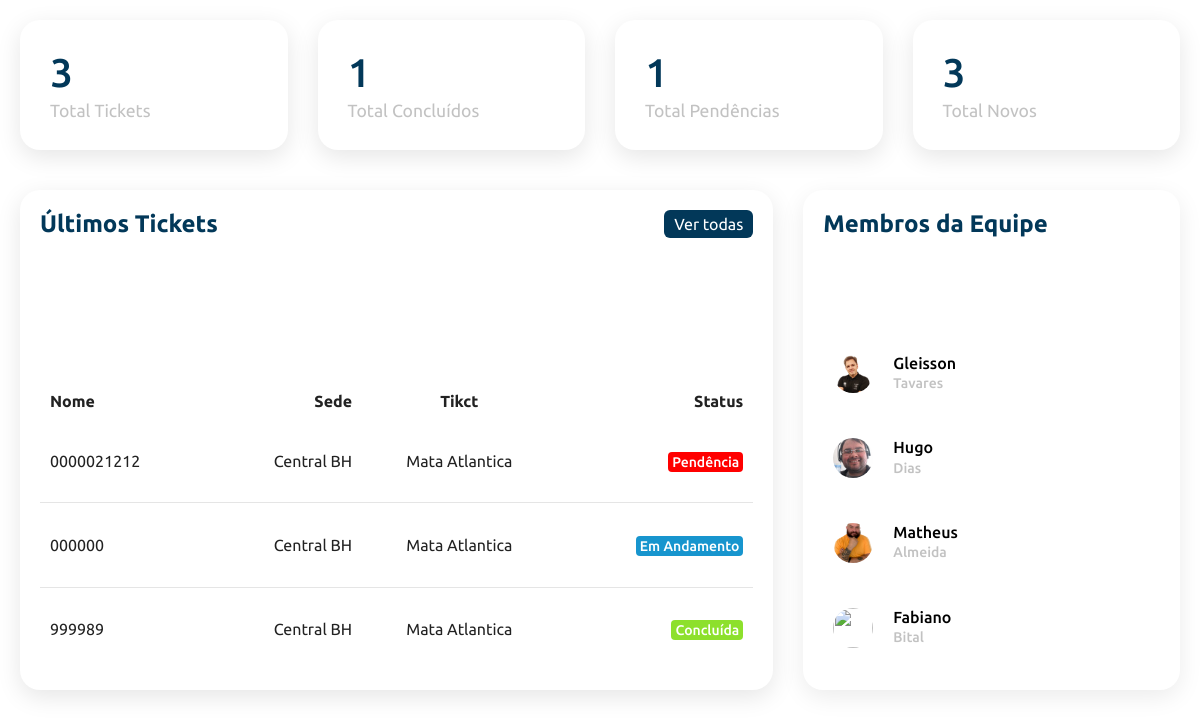
Screenshot of /content/homeEmprei.php (signed in) with the database file from the repository.
### tables this page shows
CREATE TABLE OrdensDeServico (
    idOS INT PRIMARY KEY NOT NULL AUTO_INCREMENT,
    titulo varchar(100) NOT NULL,
    descricao TEXT NOT NULL,
    path_ LONGBLOB NULL,
    justificativa TEXT NULL,
    dataAbertura DATETIME DEFAULT CURRENT_TIMESTAMP NOT NULL,
    dataFechamento DATE NULL,
    idStatus INT NOT NULL DEFAULT 2,
    idAssunto INT NOT NULL,
    idEmpreiteira INT NOT NULL,
    idSede INT NOT NULL,
    FOREIGN KEY (idEmpreiteira) REFERENCES Empreiteiras(idEmpreiteira) ON DELETE CASCADE ON UPDATE CASCADE,
    FOREIGN KEY (idSede) REFERENCES Sedes(idSede) ON DELETE CASCADE ON UPDATE CASCADE,
    FOREIGN KEY (idStatus) REFERENCES StatusOs(idStatus) ON DELETE CASCADE ON UPDATE CASCADE,
    FOREIGN KEY (idAssunto) REFERENCES AssuntoOS(idAssunto) ON DELETE CASCADE ON UPDATE CASCADE
);

CREATE TABLE Sedes (
    idSede INT PRIMARY KEY NOT NULL AUTO_INCREMENT,
    nome VARCHAR(100) NOT NULL,
    endereco VARCHAR(255) NOT NULL,
    telefone VARCHAR(20) NOT NULL
);

CREATE TABLE Empreiteiras (
    idEmpreiteira INT PRIMARY KEY NOT NULL AUTO_INCREMENT,
    nome VARCHAR(100) NOT NULL,
    endereco VARCHAR(255) NOT NULL,
    telefone VARCHAR(20) NOT NULL
);

CREATE TABLE StatusOs (
    idStatus INT PRIMARY KEY NOT NULL AUTO_INCREMENT,
    nameStatus VARCHAR(20) NOT NULL
);

### content/homeEmprei.php (the view, shortened to what this page needs)
<!DOCTYPE html>
<html lang="en">
<head>
    <link rel="stylesheet" href="../css/style0.css">
</head>
<body>
       <div class="cardBox">
            <div class="card">
                <div>
                    <div class="numbers">
                    <?php
                            include_once('conexao.php');
                            $result = mysqli_query($conn, "SELECT COUNT(*) as total FROM OrdensDeServico WHERE OrdensDeServico.idEmpreiteira = " . $_SESSION['ID_EMPREI']);
                            $row = mysqli_fetch_assoc($result);
                            $count = $row['total'];
                            echo $count;
                    ?>
                    </div>
                    <div class="cardName">Total Tickets</div>
                </div>
            </div>
            <div class="card">
                <div>
                    <div class="numbers">
                    <?php
                            include_once('conexao.php');
                            $result = mysqli_query($conn,"SELECT COUNT(*) as total from OrdensDeServico where idStatus = 1 AND OrdensDeServico.idEmpreiteira = " . $_SESSION['ID_EMPREI']);
                            $row = mysqli_fetch_assoc($result);
                            $count = $row['total'];
                            echo $count;
                    ?>
                    </div>
                    <div class="cardName">Total Concluídos</div>
                </div>
            </div>
            <div class="card">
                <div>
                    <div class="numbers">
                    <?php
                            include_once('conexao.php');
                            $result = mysqli_query($conn,"SELECT COUNT(*) as total from OrdensDeServico where idStatus = 3 AND OrdensDeServico.idEmpreiteira = " . $_SESSION['ID_EMPREI']);
                            $row = mysqli_fetch_assoc($result);
                            $count = $row['total'];
                            echo $count;
                    ?>
                    </div>
                    <div class="cardName">Total Pendências</div>
                </div>
            </div>
            <div class="card">
                <div>
                    <div class="numbers">
                    <?php
                        include_once('conexao.php');
                        $result = mysqli_query($conn, "SELECT COUNT(*) as total FROM OrdensDeServico WHERE DATE(dataAbertura) =  CURDATE() AND OrdensDeServico.idEmpreiteira = " . $_SESSION['ID_EMPREI']);
                        $row = mysqli_fetch_assoc($result);
                        $count = $row['total'];
                        echo $count;
                    ?>
                    </div>
                    <div class="cardName">Total Novos</div>
                </div>
            </div>
        </div>
    <div class="details">
        <div class="recentOs">
            <div class="cardHeard">
                <h2>Últimos Tickets</h2>
                <a href="consulta.php" target="screen" class="btn">Ver todas</a>
            </div>
            <table>
                <thead>
                    <td>Nome</td>
                    <td>Sede</td>
                    <td>Tikct</td>
                    <td>Status</td>
                </thead>
                <tbody>
                <?php
include_once('conexao.php');
$sql = "SELECT OS.titulo, Sedes.nome AS nomeSede, Empreiteiras.nome AS nomeEmpreiteira, StatusOs.nameStatus AS status
        FROM OrdensDeServico AS OS
        INNER JOIN Empreiteiras ON OS.idEmpreiteira = Empreiteiras.idEmpreiteira
        INNER JOIN Sedes ON OS.idSede = Sedes.idSede
        INNER JOIN StatusOs ON OS.idStatus = StatusOs.idStatus
        WHERE OS.idEmpreiteira = " . $_SESSION['ID_EMPREI'] . "
        ORDER BY OS.dataAbertura DESC
        LIMIT 5";
$result = $conn->query($sql);
if ($result->num_rows > 0) {
    while ($row = $result->fetch_assoc()) {
        $statusClass = ($row['status'] == 'Concluída') ? 'delivered' : (($row['status'] == 'Em Andamento') ? 'send' :  (($row['status'] == 'Reenviada') ? 'resend' : 'pending'));
        echo "
            <tr>
                <td>" . $row["titulo"] . "</td>
                <td>" . $row["nomeSede"] . "</td>
                <td>" . $row["nomeEmpreiteira"] . "</td>
                <td><span class=\"status $statusClass\">" . $row['status'] . "</span></td>
            </tr>
        ";
    }
} else {
    echo "<tr><td colspan='4'>Nenhum resultado encontrado</td></tr>";
}
?>
                </tbody>
            </table>
        </div>
        <div class="teamMenbers">
            <div class="cardHeard">
                <h2>Membros da Equipe</h2>
            </div>
            <table>
                <tr>
                    <td width="60px">
                        <div class="imgBx"><img src="../imgs/profile02.jpg" alt=""></div>
                    </td>
                    <td>
                        <h4>Gleisson <br> <span>Tavares</span></h4>
                    </td>
                </tr>
                <tr>
                    <td width="60px">
                        <div class="imgBx"><img src="../imgs/profile01.jpg" alt=""></div>
                    </td>
                    <td>
                        <h4>Hugo <br> <span>Dias</span></h4>
                    </td>
                </tr>
                <tr>
                    <td width="60px">
                        <div class="imgBx"><img src="../imgs/profile03.svg" alt=""></div>
                    </td>
                    <td>
                        <h4>Matheus <br> <span>Almeida</span></h4>
                    </td>
                </tr>
                <tr>
                    <td width="60px">
                        <div class="imgBx"><img src="../imgs/profile04.jpg" alt=""></div>
                    </td>
                    <td>
                        <h4>Fabiano <br> <span>Bital</span></h4>
                    </td>
                </tr>
            </table>
        </div>
    </div>
</body>
</html>

### css/style0.css (style rules this page uses)
* { font-family: 'Ubuntu', sans-serif; margin: 0; padding: 0; box-sizing: border-box; }
:root { --blue: #023859; --white: #fff; --gray: #f5f5f5; --black1: #222; --black2: #9999; --yellow: #F2CB05; }
body { min-height:100vh; overflow-x: hidden; }
.cardBox { position: relative; width: 100%; padding: 20px; display: grid; grid-template-columns: repeat(4,1fr); grid-gap: 30px; }
.cardBox .card { position: relative; background: var(--white); padding: 30px; border-radius: 20px; display: flex; justify-content: space-between; box-shadow: 0 7px 25px rgba(0, 0, 0, 0.10); }
.cardBox, .card { cursor: auto !important; }
.cardBox .card .numbers { position: relative; font-weight: 500; font-size: 2.5rem; color: var(--blue); }
.cardBox .card .cardName { color: var(--black2); font-size: 1.1rem; margin-top: 5px; }
.details { position: relative; width: 100%; padding: 20px; display: grid; grid-template-columns: 2fr 1fr; grid-gap: 30px; }
.details .recentOs { position: relative; display: grid; min-height: 500px; background: var(--white); padding: 20px; box-shadow: 0 7px 25px rgba(0, 0, 0, 0.10); border-radius: 20px; }
.details .cardHeard { display: flex; justify-content: space-between; align-self: flex-start; }
.cardHeard h2 { font-weight: 600; color: var(--blue); }
.cardHeard .btn { position: relative; padding: 5px 10px; text-decoration: none; color: var(--white); background: var(--blue); border-radius: 6px; }
.details table { width: 100%; border-collapse: collapse; margin-top: 10px; }
.details table thead td { font-weight: 600; }
.details .recentOs table tr { color: var(--black1) ; border-bottom: 1px solid rgba(0, 0, 0, 0.1); }
.details .recentOs table tr:last-child { border-bottom: none; }
.details .recentOs table tr td { padding: 10px; }
.details .recentOs table tr td:last-child { text-align: end; }
.details .recentOs table tr td:nth-child(2) { text-align: end; }
.details .recentOs table tr td:nth-child(3) { text-align: center; }
.status.send { padding: 2px 4px; background: #1795ce; color: var(--white); border-radius: 4px; font-size: 14px; font-weight: 500; }
.status.delivered { padding: 2px 4px; background: #8de02c; color: var(--white); border-radius: 4px; font-size: 14px; font-weight: 500; }
.status.pending { padding: 2px 4px; background: #f00; color: var(--white); border-radius: 4px; font-size: 14px; font-weight: 500; }
.teamMenbers { position: relative; display: grid; min-height: 500px; padding: 20px; box-shadow: 0 7px 25px rgba(0, 0, 0, 0.08); border-radius: 20px; }
.teamMenbers .imgBx { position: relative; width: 40px; height: 40px; border-radius: 50px; overflow: hidden; }
.teamMenbers .imgBx img { position: absolute; top: 0; left: 0; width: 100%; height: 100%; object-fit: cover; }
.teamMenbers table tr td { padding: 12px 10px; }
.teamMenbers table tr h4 { font-size: 16px; font-weight: 500; line-height: 1.2rem; }
.teamMenbers table tr h4 span { font-size: 14px; color: var(--black2); }

### rows the page displays
ordensdeservico: titulo "0000021212", idSede.nome "Central BH", idEmpreiteira.nome "Mata Atlantica", idStatus.nameStatus "Pendência"
ordensdeservico: titulo "000000", idSede.nome "Central BH", idEmpreiteira.nome "Mata Atlantica", idStatus.nameStatus "Em Andamento"
ordensdeservico: titulo "999989", idSede.nome "Central BH", idEmpreiteira.nome "Mata Atlantica", idStatus.nameStatus "Concluída"

### other values shown
$count "3"
$count "1"
